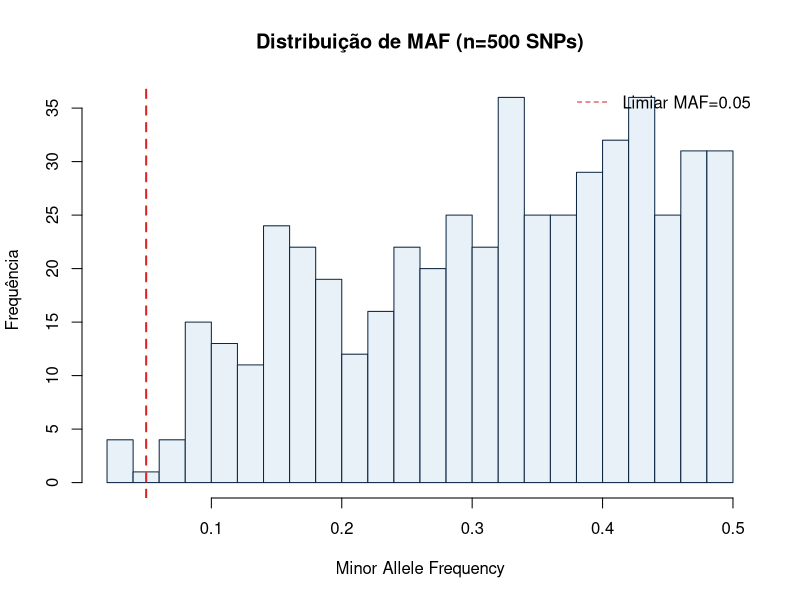

R code for this plot:
## ---- chunk 1
#| label: simula-snp
set.seed(110)
n_anim <- 200; n_snp <- 500

# Frequências alélicas (distribuição Beta para variedade realista)
p_alelo <- rbeta(n_snp, 2, 2)
p_alelo <- pmax(0.02, pmin(0.98, p_alelo))

# Gera matriz de genótipos 0/1/2
G_mat <- matrix(NA, n_anim, n_snp)
for (j in 1:n_snp) {
  a1 <- rbinom(n_anim, 1, p_alelo[j])
  a2 <- rbinom(n_anim, 1, p_alelo[j])
  G_mat[, j] <- a1 + a2
}
cat(sprintf("Matriz de genótipos: %d animais × %d SNPs\n", n_anim, n_snp))
cat(sprintf("Primeiros 3 animais, 8 SNPs:\n"))
print(G_mat[1:3, 1:8])
## ---- chunk 2
#| label: frequencias
p_obs <- colMeans(G_mat) / 2
maf   <- pmin(p_obs, 1 - p_obs)

cat("\n=== Distribuição de MAF ===\n")
print(summary(maf))
cat(sprintf("SNPs com MAF < 0.05: %d (%.1f%%)\n", sum(maf<.05), 100*mean(maf<.05)))
cat(sprintf("SNPs com MAF > 0.40: %d (%.1f%%)\n", sum(maf>.40), 100*mean(maf>.40)))
## ---- chunk 3
#| fig-height: 3.5
#| label: plot-maf
hist(maf, breaks=30, col="#e8f1f8", border="#0d2642",
     main="Distribuição de MAF (n=500 SNPs)", xlab="Minor Allele Frequency", ylab="Frequência")
abline(v=0.05, col="#dc2626", lty=2, lwd=2)
legend("topright", "Limiar MAF=0.05", lty=2, col="#dc2626", bty="n")
## ---- chunk 4
#| label: hwe-test
# Teste de Equilíbrio de Hardy-Weinberg para o SNP 1
j     <- 1
p1    <- p_obs[j]; q1 <- 1 - p1
obs   <- table(factor(G_mat[,j], levels=0:2))
exp   <- c(p1^2, 2*p1*q1, q1^2) * n_anim

cat("=== Teste HWE — SNP 1 ===\n")
cat(sprintf("p observada: %.4f\n", p1))
cat(sprintf("Genótipos observados:  AA=%d  Aa=%d  aa=%d\n", obs[1],obs[2],obs[3]))
cat(sprintf("Genótipos esperados:   AA=%.1f Aa=%.1f aa=%.1f\n", exp[1],exp[2],exp[3]))
chi2 <- sum((obs - exp)^2 / exp)
pval <- pchisq(chi2, df=1, lower.tail=FALSE)
cat(sprintf("χ²=%.4f  p-valor=%.4f  %s\n", chi2, pval,
            if(pval>0.05) "→ HWE não rejeitado" else "→ FORA do HWE"))
## ---- chunk 5
#| label: ld
# Desequilíbrio de ligação entre SNPs adjacentes
r2_adj <- sapply(1:(n_snp-1), function(j) cor(G_mat[,j], G_mat[,j+1])^2)
cat("\n=== Desequilíbrio de ligação entre SNPs adjacentes ===\n")
cat(sprintf("r² médio:   %.4f\n", mean(r2_adj)))
cat(sprintf("r² mediano: %.4f\n", median(r2_adj)))
cat(sprintf("r² máximo:  %.4f\n", max(r2_adj)))
cat("\n(r² alto = SNPs em desequilíbrio = um 'representa' o outro no GWAS)\n")
